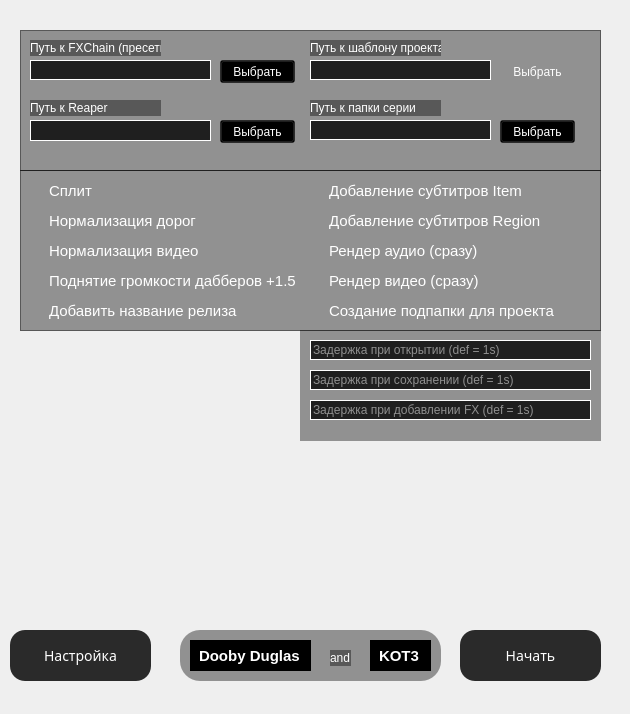
<?xml version="1.0" encoding="UTF-8"?>
<ui version="4.0">
 <class>MainWindow</class>
 <widget class="QMainWindow" name="MainWindow">
  <property name="geometry">
   <rect>
    <x>0</x>
    <y>0</y>
    <width>630</width>
    <height>714</height>
   </rect>
  </property>
  <property name="minimumSize">
   <size>
    <width>630</width>
    <height>714</height>
   </size>
  </property>
  <property name="maximumSize">
   <size>
    <width>630</width>
    <height>714</height>
   </size>
  </property>
  <property name="font">
   <font>
    <family>Impact</family>
    <pointsize>9</pointsize>
   </font>
  </property>
  <property name="windowTitle">
   <string>Timming</string>
  </property>
  <property name="windowIcon">
   <iconset resource="resursec.qrc">
    <normaloff>:/newPrefix/programing.ico</normaloff>:/newPrefix/programing.ico</iconset>
  </property>
  <property name="styleSheet">
   <string notr="true"/>
  </property>
  <widget class="QWidget" name="centralwidget">
   <property name="styleSheet">
    <string notr="true"/>
   </property>
   <widget class="QPushButton" name="pushButton_5">
    <property name="geometry">
     <rect>
      <x>460</x>
      <y>630</y>
      <width>141</width>
      <height>51</height>
     </rect>
    </property>
    <property name="styleSheet">
     <string notr="true">QPushButton {
  background-color: rgb(42, 42, 42);
  border-radius: 15px;
  color: #FFFFFF;
  font-size: 14px;
  line-height: normal;
  margin: 0;
  text-align: center;
}

QPushButton:hover {
	background:rgb(71, 71, 71);
	border:0px;
}</string>
    </property>
    <property name="text">
     <string>Начать</string>
    </property>
   </widget>
   <widget class="QPushButton" name="pushButton_6">
    <property name="geometry">
     <rect>
      <x>10</x>
      <y>630</y>
      <width>141</width>
      <height>51</height>
     </rect>
    </property>
    <property name="styleSheet">
     <string notr="true">QPushButton {
  background-color: rgb(42, 42, 42);
  border-radius: 15px;
  color: #FFFFFF;
  font-size: 14px;
  line-height: normal;
  margin: 0;
  text-align: center;
}

QPushButton:hover {
	background:rgb(71, 71, 71);
	border:0px;
}</string>
    </property>
    <property name="text">
     <string>Настройка</string>
    </property>
   </widget>
   <widget class="QFrame" name="frame">
    <property name="geometry">
     <rect>
      <x>20</x>
      <y>170</y>
      <width>581</width>
      <height>161</height>
     </rect>
    </property>
    <property name="font">
     <font>
      <pointsize>11</pointsize>
     </font>
    </property>
    <property name="styleSheet">
     <string notr="true">QFrame {background: rgba(0, 0, 0, 100);}

</string>
    </property>
    <property name="frameShape">
     <enum>QFrame::StyledPanel</enum>
    </property>
    <property name="frameShadow">
     <enum>QFrame::Raised</enum>
    </property>
    <widget class="QCheckBox" name="checkBox">
     <property name="geometry">
      <rect>
       <x>10</x>
       <y>10</y>
       <width>71</width>
       <height>21</height>
      </rect>
     </property>
     <property name="font">
      <font>
       <pointsize>11</pointsize>
      </font>
     </property>
     <property name="styleSheet">
      <string notr="true">background: rgba(0, 0, 0, 0);
color: white</string>
     </property>
     <property name="text">
      <string>Сплит</string>
     </property>
     <property name="checked">
      <bool>false</bool>
     </property>
    </widget>
    <widget class="QCheckBox" name="checkBox_10">
     <property name="geometry">
      <rect>
       <x>10</x>
       <y>130</y>
       <width>221</width>
       <height>21</height>
      </rect>
     </property>
     <property name="font">
      <font>
       <pointsize>11</pointsize>
      </font>
     </property>
     <property name="styleSheet">
      <string notr="true">background: rgba(0, 0, 0, 0);
color: white</string>
     </property>
     <property name="text">
      <string>Добавить название релиза</string>
     </property>
    </widget>
    <widget class="QCheckBox" name="checkBox_2">
     <property name="geometry">
      <rect>
       <x>10</x>
       <y>40</y>
       <width>171</width>
       <height>21</height>
      </rect>
     </property>
     <property name="font">
      <font>
       <pointsize>11</pointsize>
      </font>
     </property>
     <property name="styleSheet">
      <string notr="true">background: rgba(0, 0, 0, 0);
color: white</string>
     </property>
     <property name="text">
      <string>Нормализация дорог</string>
     </property>
    </widget>
    <widget class="QCheckBox" name="checkBox_4">
     <property name="geometry">
      <rect>
       <x>10</x>
       <y>100</y>
       <width>271</width>
       <height>21</height>
      </rect>
     </property>
     <property name="font">
      <font>
       <pointsize>11</pointsize>
      </font>
     </property>
     <property name="styleSheet">
      <string notr="true">background: rgba(0, 0, 0, 0);
color: white</string>
     </property>
     <property name="text">
      <string>Поднятие громкости дабберов +1.5</string>
     </property>
    </widget>
    <widget class="QCheckBox" name="checkBox_3">
     <property name="geometry">
      <rect>
       <x>10</x>
       <y>70</y>
       <width>171</width>
       <height>21</height>
      </rect>
     </property>
     <property name="font">
      <font>
       <pointsize>11</pointsize>
      </font>
     </property>
     <property name="styleSheet">
      <string notr="true">background: rgba(0, 0, 0, 0);
color: white</string>
     </property>
     <property name="text">
      <string>Нормализация видео</string>
     </property>
    </widget>
    <widget class="QCheckBox" name="checkBox_9">
     <property name="geometry">
      <rect>
       <x>290</x>
       <y>130</y>
       <width>251</width>
       <height>21</height>
      </rect>
     </property>
     <property name="font">
      <font>
       <pointsize>11</pointsize>
      </font>
     </property>
     <property name="styleSheet">
      <string notr="true">background: rgba(0, 0, 0, 0);
color: white</string>
     </property>
     <property name="text">
      <string>Создание подпапки для проекта</string>
     </property>
    </widget>
    <widget class="QCheckBox" name="checkBox_7">
     <property name="geometry">
      <rect>
       <x>290</x>
       <y>70</y>
       <width>171</width>
       <height>21</height>
      </rect>
     </property>
     <property name="font">
      <font>
       <pointsize>11</pointsize>
      </font>
     </property>
     <property name="styleSheet">
      <string notr="true">background: rgba(0, 0, 0, 0);
color: white</string>
     </property>
     <property name="text">
      <string>Рендер аудио (сразу)</string>
     </property>
    </widget>
    <widget class="QCheckBox" name="checkBox_8">
     <property name="geometry">
      <rect>
       <x>290</x>
       <y>100</y>
       <width>171</width>
       <height>21</height>
      </rect>
     </property>
     <property name="font">
      <font>
       <pointsize>11</pointsize>
      </font>
     </property>
     <property name="styleSheet">
      <string notr="true">background: rgba(0, 0, 0, 0);
color: white</string>
     </property>
     <property name="text">
      <string>Рендер видео (сразу)</string>
     </property>
    </widget>
    <widget class="QCheckBox" name="checkBox_5">
     <property name="geometry">
      <rect>
       <x>290</x>
       <y>10</y>
       <width>221</width>
       <height>21</height>
      </rect>
     </property>
     <property name="font">
      <font>
       <pointsize>11</pointsize>
      </font>
     </property>
     <property name="styleSheet">
      <string notr="true">background: rgba(0, 0, 0, 0);
color: white</string>
     </property>
     <property name="text">
      <string>Добавление субтитров Item</string>
     </property>
    </widget>
    <widget class="QCheckBox" name="checkBox_6">
     <property name="geometry">
      <rect>
       <x>290</x>
       <y>40</y>
       <width>241</width>
       <height>21</height>
      </rect>
     </property>
     <property name="font">
      <font>
       <pointsize>11</pointsize>
      </font>
     </property>
     <property name="styleSheet">
      <string notr="true">background: rgba(0, 0, 0, 0);
color: white</string>
     </property>
     <property name="text">
      <string>Добавление субтитров Region</string>
     </property>
    </widget>
   </widget>
   <widget class="QFrame" name="frame_2">
    <property name="geometry">
     <rect>
      <x>180</x>
      <y>630</y>
      <width>261</width>
      <height>51</height>
     </rect>
    </property>
    <property name="styleSheet">
     <string notr="true">color:white;
background: rgba(0, 0, 0, 100);
border-radius: 20px;</string>
    </property>
    <property name="frameShape">
     <enum>QFrame::StyledPanel</enum>
    </property>
    <property name="frameShadow">
     <enum>QFrame::Raised</enum>
    </property>
    <widget class="QLabel" name="label_7">
     <property name="geometry">
      <rect>
       <x>190</x>
       <y>10</y>
       <width>61</width>
       <height>31</height>
      </rect>
     </property>
     <property name="font">
      <font>
       <pointsize>11</pointsize>
       <weight>75</weight>
       <bold>true</bold>
      </font>
     </property>
     <property name="styleSheet">
      <string notr="true">background-color:black;
padding:5px</string>
     </property>
     <property name="text">
      <string>KOT3</string>
     </property>
    </widget>
    <widget class="QLabel" name="label_6">
     <property name="geometry">
      <rect>
       <x>10</x>
       <y>10</y>
       <width>121</width>
       <height>31</height>
      </rect>
     </property>
     <property name="font">
      <font>
       <pointsize>11</pointsize>
       <weight>75</weight>
       <bold>true</bold>
      </font>
     </property>
     <property name="styleSheet">
      <string notr="true">background-color:black;
padding:5px</string>
     </property>
     <property name="text">
      <string>Dooby Duglas</string>
     </property>
    </widget>
    <widget class="QLabel" name="label_5">
     <property name="geometry">
      <rect>
       <x>150</x>
       <y>20</y>
       <width>21</width>
       <height>16</height>
      </rect>
     </property>
     <property name="text">
      <string>and</string>
     </property>
    </widget>
   </widget>
   <widget class="QFrame" name="frame_3">
    <property name="geometry">
     <rect>
      <x>20</x>
      <y>30</y>
      <width>581</width>
      <height>141</height>
     </rect>
    </property>
    <property name="styleSheet">
     <string notr="true">background: rgba(0, 0, 0, 100);
color:white;</string>
    </property>
    <property name="frameShape">
     <enum>QFrame::StyledPanel</enum>
    </property>
    <property name="frameShadow">
     <enum>QFrame::Raised</enum>
    </property>
    <widget class="QPushButton" name="pushButton_3">
     <property name="geometry">
      <rect>
       <x>200</x>
       <y>90</y>
       <width>75</width>
       <height>23</height>
      </rect>
     </property>
     <property name="styleSheet">
      <string notr="true">QPushButton:hover{
	border:solid 2px #fff;
    background: #fff;
    color: #1f1f1f !important;
}</string>
     </property>
     <property name="text">
      <string>Выбрать</string>
     </property>
    </widget>
    <widget class="QLabel" name="label_2">
     <property name="geometry">
      <rect>
       <x>290</x>
       <y>10</y>
       <width>131</width>
       <height>16</height>
      </rect>
     </property>
     <property name="text">
      <string>Путь к шаблону проекта</string>
     </property>
    </widget>
    <widget class="QLabel" name="label_3">
     <property name="geometry">
      <rect>
       <x>10</x>
       <y>70</y>
       <width>131</width>
       <height>16</height>
      </rect>
     </property>
     <property name="text">
      <string>Путь к Reaper</string>
     </property>
    </widget>
    <widget class="QLabel" name="label">
     <property name="geometry">
      <rect>
       <x>10</x>
       <y>10</y>
       <width>131</width>
       <height>16</height>
      </rect>
     </property>
     <property name="text">
      <string>Путь к FXChain (пресеты)</string>
     </property>
    </widget>
    <widget class="QLabel" name="label_4">
     <property name="geometry">
      <rect>
       <x>290</x>
       <y>70</y>
       <width>131</width>
       <height>16</height>
      </rect>
     </property>
     <property name="text">
      <string>Путь к папки серии</string>
     </property>
    </widget>
    <widget class="QLineEdit" name="lineEdit_2">
     <property name="geometry">
      <rect>
       <x>290</x>
       <y>30</y>
       <width>181</width>
       <height>20</height>
      </rect>
     </property>
     <property name="styleSheet">
      <string notr="true">color:white;
border:1px solid white;
background: rgba(0, 0, 0, 200)</string>
     </property>
     <property name="readOnly">
      <bool>true</bool>
     </property>
    </widget>
    <widget class="QLineEdit" name="lineEdit_4">
     <property name="geometry">
      <rect>
       <x>290</x>
       <y>90</y>
       <width>181</width>
       <height>20</height>
      </rect>
     </property>
     <property name="styleSheet">
      <string notr="true">color:white;
border:1px solid white;
background: rgba(0, 0, 0, 200)</string>
     </property>
     <property name="readOnly">
      <bool>true</bool>
     </property>
    </widget>
    <widget class="QLineEdit" name="lineEdit_3">
     <property name="geometry">
      <rect>
       <x>10</x>
       <y>90</y>
       <width>181</width>
       <height>21</height>
      </rect>
     </property>
     <property name="styleSheet">
      <string notr="true">color:white;
border:1px solid white;
background: rgba(0, 0, 0, 200)</string>
     </property>
     <property name="readOnly">
      <bool>true</bool>
     </property>
    </widget>
    <widget class="QPushButton" name="pushButton">
     <property name="geometry">
      <rect>
       <x>200</x>
       <y>30</y>
       <width>75</width>
       <height>23</height>
      </rect>
     </property>
     <property name="styleSheet">
      <string notr="true">QPushButton:hover{
	border:solid 2px #fff;
    background: #fff;
    color: #1f1f1f !important;
}</string>
     </property>
     <property name="text">
      <string>Выбрать</string>
     </property>
    </widget>
    <widget class="QPushButton" name="pushButton_4">
     <property name="geometry">
      <rect>
       <x>480</x>
       <y>90</y>
       <width>75</width>
       <height>23</height>
      </rect>
     </property>
     <property name="styleSheet">
      <string notr="true">QPushButton:hover{
	border:solid 2px #fff;
    background: #fff;
    color: #1f1f1f !important;
}</string>
     </property>
     <property name="text">
      <string>Выбрать</string>
     </property>
    </widget>
    <widget class="QPushButton" name="pushButton_2">
     <property name="geometry">
      <rect>
       <x>480</x>
       <y>30</y>
       <width>75</width>
       <height>23</height>
      </rect>
     </property>
     <property name="styleSheet">
      <string notr="true">QPushButton{	
	border:solid 2px #fff;
    background: transparent;
    color: #fff !important;}
QPushButton:hover{
	border:solid 2px #fff;
    background: #fff;
    color: #1f1f1f !important;
}</string>
     </property>
     <property name="text">
      <string>Выбрать</string>
     </property>
    </widget>
    <widget class="QLineEdit" name="lineEdit">
     <property name="geometry">
      <rect>
       <x>10</x>
       <y>30</y>
       <width>181</width>
       <height>20</height>
      </rect>
     </property>
     <property name="styleSheet">
      <string notr="true">color:white;
border:1px solid white;
background: rgba(0, 0, 0, 200)</string>
     </property>
     <property name="text">
      <string/>
     </property>
     <property name="readOnly">
      <bool>true</bool>
     </property>
    </widget>
   </widget>
   <widget class="QFrame" name="frame_4">
    <property name="geometry">
     <rect>
      <x>300</x>
      <y>330</y>
      <width>301</width>
      <height>111</height>
     </rect>
    </property>
    <property name="styleSheet">
     <string notr="true">background: rgba(0, 0, 0, 100);
border-radius: 0px 0px 20px 20px</string>
    </property>
    <property name="frameShape">
     <enum>QFrame::StyledPanel</enum>
    </property>
    <property name="frameShadow">
     <enum>QFrame::Raised</enum>
    </property>
    <widget class="QLineEdit" name="lineEdit_5">
     <property name="geometry">
      <rect>
       <x>10</x>
       <y>10</y>
       <width>281</width>
       <height>20</height>
      </rect>
     </property>
     <property name="tabletTracking">
      <bool>false</bool>
     </property>
     <property name="styleSheet">
      <string notr="true">color:white;
border:1px solid white;
background: rgba(0, 0, 0, 200)</string>
     </property>
     <property name="inputMask">
      <string notr="true"/>
     </property>
     <property name="dragEnabled">
      <bool>false</bool>
     </property>
     <property name="placeholderText">
      <string>Задержка при открытии (def = 1s)</string>
     </property>
    </widget>
    <widget class="QLineEdit" name="lineEdit_6">
     <property name="geometry">
      <rect>
       <x>10</x>
       <y>40</y>
       <width>281</width>
       <height>20</height>
      </rect>
     </property>
     <property name="tabletTracking">
      <bool>false</bool>
     </property>
     <property name="styleSheet">
      <string notr="true">color:white;
border:1px solid white;
background: rgba(0, 0, 0, 200)</string>
     </property>
     <property name="inputMask">
      <string notr="true"/>
     </property>
     <property name="dragEnabled">
      <bool>false</bool>
     </property>
     <property name="placeholderText">
      <string>Задержка при сохранении (def = 1s)</string>
     </property>
    </widget>
    <widget class="QLineEdit" name="lineEdit_7">
     <property name="geometry">
      <rect>
       <x>10</x>
       <y>70</y>
       <width>281</width>
       <height>20</height>
      </rect>
     </property>
     <property name="tabletTracking">
      <bool>false</bool>
     </property>
     <property name="styleSheet">
      <string notr="true">color:white;
border:1px solid white;
background: rgba(0, 0, 0, 200)</string>
     </property>
     <property name="inputMask">
      <string notr="true"/>
     </property>
     <property name="dragEnabled">
      <bool>false</bool>
     </property>
     <property name="placeholderText">
      <string>Задержка при добавлении FX (def = 1s)</string>
     </property>
    </widget>
   </widget>
   <widget class="QLabel" name="label_8">
    <property name="geometry">
     <rect>
      <x>-1230</x>
      <y>-10</y>
      <width>1881</width>
      <height>731</height>
     </rect>
    </property>
    <property name="styleSheet">
     <string notr="true"/>
    </property>
    <property name="text">
     <string/>
    </property>
    <property name="pixmap">
     <pixmap resource="resursec.qrc">:/newPrefix/back1.jpg</pixmap>
    </property>
   </widget>
   <zorder>label_8</zorder>
   <zorder>pushButton_5</zorder>
   <zorder>pushButton_6</zorder>
   <zorder>frame_2</zorder>
   <zorder>frame_3</zorder>
   <zorder>frame_4</zorder>
   <zorder>frame</zorder>
  </widget>
 </widget>
 <resources>
  <include location="resursec.qrc"/>
 </resources>
 <connections/>
</ui>
